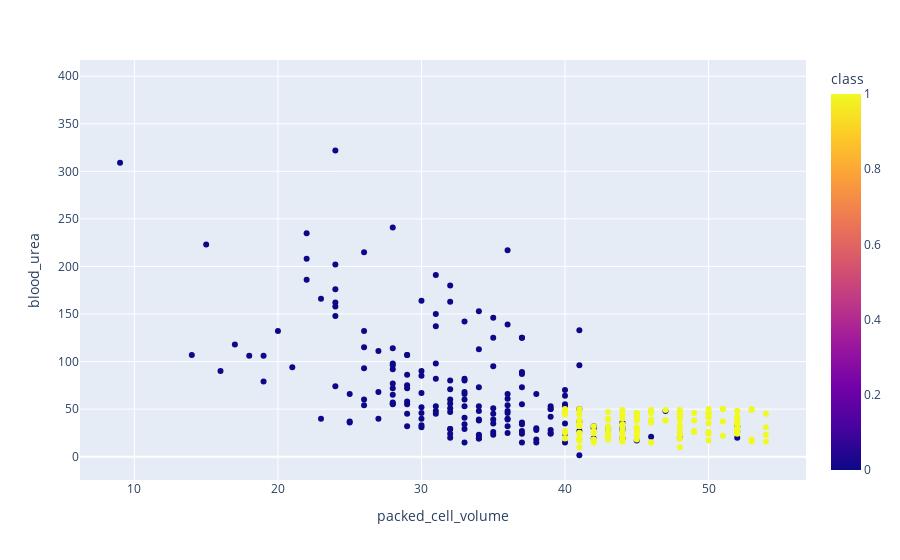

Source (notebook cell):
### Code cell
scatter('packed_cell_volume','blood_urea')

### Figure 1 — Plotly figure (JSON) as saved in the notebook; plotly's stock layout.template omitted (floating-point values rounded to 4 significant figures; data arrays with more than 128 entries replaced by an {"elided": "..."} marker saying what was removed)
{"data": [{"hovertemplate": "packed_cell_volume=%{x}<br>blood_urea=%{y}<br>class=%{marker.color}<extra></extra>", "legendgroup": "", "marker": {"color": {"elided": "400 int values"}, "coloraxis": "coloraxis", "symbol": "circle"}, "mode": "markers", "name": "", "orientation": "v", "showlegend": false, "type": "scatter", "x": {"elided": "400 int values"}, "xaxis": "x", "y": {"elided": "400 float values"}, "yaxis": "y"}], "layout": {"coloraxis": {"colorbar": {"title": {"text": "class"}}, "colorscale": [[0, "#0d0887"], [0.1111, "#46039f"], [0.2222, "#7201a8"], [0.3333, "#9c179e"], [0.4444, "#bd3786"], [0.5556, "#d8576b"], [0.6667, "#ed7953"], [0.7778, "#fb9f3a"], [0.8889, "#fdca26"], [1, "#f0f921"]]}, "legend": {"tracegroupgap": 0}, "margin": {"t": 60}, "xaxis": {"anchor": "y", "domain": [0, 1], "title": {"text": "packed_cell_volume"}}, "yaxis": {"anchor": "x", "domain": [0, 1], "title": {"text": "blood_urea"}}}}
